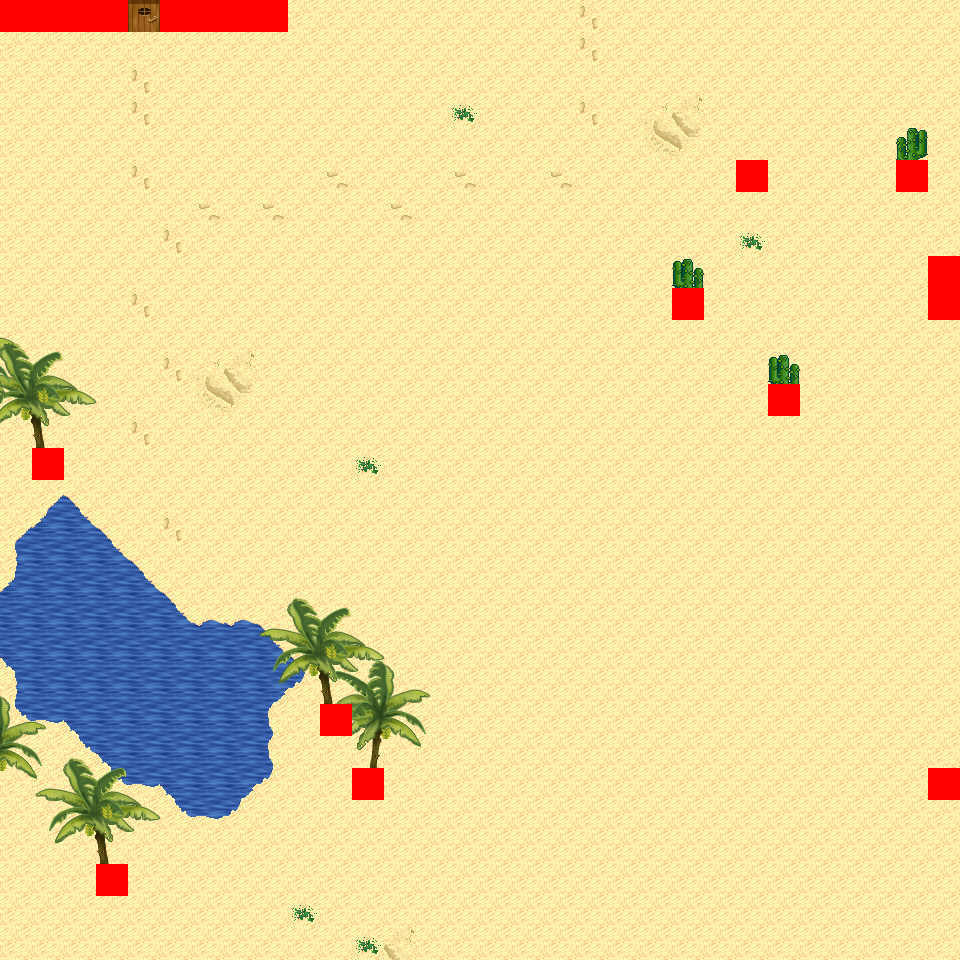

A 2D game scene composited from a Tiled map and its tileset images. What follows is a short description and the map's XML, with each tile layer's data collapsed to a summary:
An orthogonal 30x30 tile map with 32x32 px tiles, 6 tile layers (Ground, Object, Object2, Above, ...), 14 tilesets and 7 objects (7x mapExit).

<map version="1.0" orientation="orthogonal" renderorder="right-down" width="30" height="30" tilewidth="32" tileheight="32" nextobjectid="8">
  <tileset firstgid="1" name="tileset_logic_collision" tilewidth="32" tileheight="32" tilecount="1" columns="1">
    <image source="../drawable/tileset_logic_collision.png" width="32" height="32" />
  </tileset>
  <tileset firstgid="2" name="tileset_ground_ground" tilewidth="32" tileheight="32" tilecount="33" columns="3">
    <image source="../drawable/tileset_ground_ground.png" width="96" height="352" />
  </tileset>
  <tileset firstgid="35" name="tileset_ground_ridge_earth_pale" tilewidth="32" tileheight="32" tilecount="96" columns="12">
    <image source="../drawable/tileset_ground_ridge_earth_pale.png" width="384" height="256" />
  </tileset>
  <tileset firstgid="131" name="tileset_ground_ridge_earth_dark" tilewidth="32" tileheight="32" tilecount="96" columns="12">
    <image source="../drawable/tileset_ground_ridge_earth_dark.png" width="384" height="256" />
  </tileset>
  <tileset firstgid="227" name="tileset_terrain_desert" tilewidth="32" tileheight="32" tilecount="88" columns="8">
    <image source="../drawable/tileset_terrain_desert.png" width="256" height="352" />
  </tileset>
  <tileset firstgid="315" name="tileset_plant_tree_tree_darkgreen" tilewidth="32" tileheight="32" tilecount="88" columns="8">
    <image source="../drawable/tileset_plant_tree_tree_darkgreen.png" width="256" height="352" />
  </tileset>
  <tileset firstgid="403" name="tileset_building_tan_building" tilewidth="32" tileheight="32" tilecount="24" columns="4">
    <image source="../drawable/tileset_building_tan_building.png" width="128" height="192" />
  </tileset>
  <tileset firstgid="427" name="tileset_plant_cactus_2" tilewidth="32" tileheight="32" tilecount="10" columns="5">
    <image source="../drawable/tileset_plant_cactus_2.png" width="160" height="64" />
  </tileset>
  <tileset firstgid="437" name="tileset_ground_sand_2" tilewidth="32" tileheight="32" tilecount="15" columns="5">
    <image source="../drawable/tileset_ground_sand_2.png" width="160" height="96" />
  </tileset>
  <tileset firstgid="452" name="tileset_object_stone_well" tilewidth="32" tileheight="32" tilecount="6" columns="2">
    <image source="../drawable/tileset_object_stone_well.png" width="64" height="96" />
  </tileset>
  <tileset firstgid="458" name="tileset_plant_tree_banana_tree" tilewidth="32" tileheight="32" tilecount="40" columns="4">
    <image source="../drawable/tileset_plant_tree_banana_tree.png" width="128" height="320" />
  </tileset>
  <tileset firstgid="498" name="tileset_ground_sand_edges" tilewidth="32" tileheight="32" tilecount="15" columns="5">
    <image source="../drawable/tileset_ground_sand_edges.png" width="160" height="96" />
  </tileset>
  <tileset firstgid="513" name="tileset_building_window_window_centered" tilewidth="32" tileheight="32" tilecount="1" columns="1">
    <image source="../drawable/tileset_building_window_window_centered.png" width="32" height="32" />
  </tileset>
  <tileset firstgid="514" name="tileset_building_door_closed" tilewidth="32" tileheight="32" tilecount="1" columns="1">
    <image source="../drawable/tileset_building_door_closed.png" width="32" height="32" />
  </tileset>
  <layer name="Ground" width="30" height="30">
    <data>[900 cells, 900 non-empty, 9 distinct tile ids]</data>
  </layer>
  <layer name="Object" width="30" height="30">
    <data>[900 cells, 53 non-empty, 21 distinct tile ids]</data>
  </layer>
  <layer name="Object2" width="30" height="30">
    <data>[900 cells, 6 non-empty, 3 distinct tile ids]</data>
  </layer>
  <layer name="Above" width="30" height="30">
    <data>[900 cells, 36 non-empty, 14 distinct tile ids]</data>
  </layer>
  <layer name="Above2" width="30" height="30">
    <data>[900 cells, 28 non-empty, 16 distinct tile ids]</data>
  </layer>
  <layer name="Walkable" width="30" height="30">
    <data>[900 cells, 19 non-empty, 1 distinct tile ids]</data>
  </layer>
  <objectgroup name="MapEvents">
    <object id="1" name="north" type="mapExit" x="128" y="0" width="32" height="32">
      <properties>
        <property name="map" value="level_0_x3_y145" />
        <property name="x" value="4" />
        <property name="y" value="28" />
      </properties>
    </object>
    <object id="2" name="north2" type="mapExit" x="288" y="0" width="672" height="32">
      <properties>
        <property name="map" value="level_0_x3_y145" />
        <property name="x" value="9" />
        <property name="y" value="28" />
      </properties>
    </object>
    <object id="3" name="south" type="mapExit" x="0" y="928" width="960" height="32">
      <properties>
        <property name="map" value="level_0_x3_y147" />
        <property name="x" value="0" />
        <property name="y" value="1" />
      </properties>
    </object>
    <object id="4" name="west" type="mapExit" x="0" y="32" width="32" height="928">
      <properties>
        <property name="map" value="level_0_x2_y146" />
        <property name="x" value="28" />
        <property name="y" value="1" />
      </properties>
    </object>
    <object id="5" name="east" type="mapExit" x="928" y="0" width="32" height="256">
      <properties>
        <property name="map" value="level_0_x4_y146" />
        <property name="x" value="1" />
        <property name="y" value="0" />
      </properties>
    </object>
    <object id="6" name="east2" type="mapExit" x="928" y="320" width="32" height="448">
      <properties>
        <property name="map" value="level_0_x4_y146" />
        <property name="x" value="1" />
        <property name="y" value="10" />
      </properties>
    </object>
    <object id="7" name="east3" type="mapExit" x="928" y="800" width="32" height="160">
      <properties>
        <property name="map" value="level_0_x4_y146" />
        <property name="x" value="1" />
        <property name="y" value="25" />
      </properties>
    </object>
  </objectgroup>
</map>
